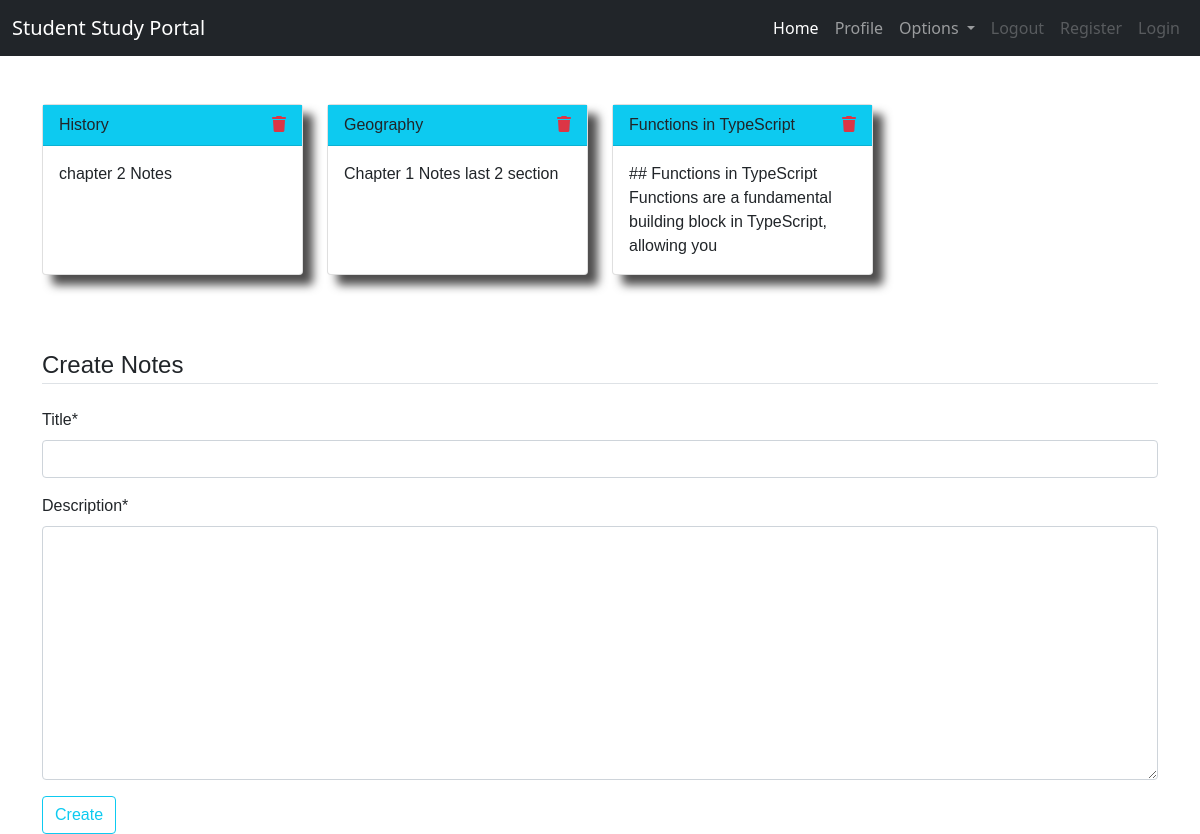
Screenshot of /notes/ (signed in) with the database file from the repository.
### dashboard/models.py (models this page shows, shortened)
class Notes(models.Model):
    user = models.ForeignKey(User,on_delete=models.CASCADE)
    title = models.CharField(max_length=200)
    description = models.TextField()
    class Meta:
        verbose_name = 'notes'
        verbose_name_plural = 'notes'

### dashboard/views.py (the view)
# urls.py: path('notes/', views.notes, name='notes'),
@login_required
def notes(request):
    if request.method == 'POST':
        form = NotesForm(request.POST)
        if form.is_valid():
            notes = Notes(user=request.user, title=request.POST['title'], description=request.POST['description'])
            notes.save()
            messages.success(request, f'Notes added from {request.user.username} successfully')
    else:
        form = NotesForm()
    notes = Notes.objects.filter(user=request.user)
    context = {'notes': notes, 'form': form}
    return render(request, 'notes.html', context)

### dashboard/forms.py
class NotesForm(forms.ModelForm):
    class Meta:
        model = Notes
        fields = ['title','description']

### templates/notes.html (shortened to what this page needs)
{% extends 'base.html' %} {% load static %} {% load crispy_forms_tags %}
{% block content %}
<head>
</head>
<div class="container">
  <div class="row">
    {% for note in notes %}
    <div class="col-md-3 mb-4">
      <a
        href="{% url 'notes_detail' note.id %}"
        class="text-decoration-none text-dark"
      >
        <div class="card h-100">
          <div class="card-header bg-info d-flex justify-content-between">
            {{ note.title }}
            <a href="{% url 'delete_note' note.id %}"
              ><i class="fa fa-trash text-danger"></i
            ></a>
          </div>
          <div class="card-body">{{ note.description|slice:'0:100' }}</div>
        </div>
      </a>
    </div>
    {% endfor %}
  </div>
</div>
<br />
<br />
<div class="container">
  <form method="POST">
    <fieldset class="form-group">
      <legend class="border-bottom mb-4">Create Notes</legend>
    </fieldset>
    {{ form|crispy }}
    <div class="form-group">
      <button type="submit" class="btn btn-outline-info">Create</button>
    </div>
  </form>
</div>
{% endblock %}

### static/css/main.css (style rules this page uses)
html { scroll-behavior: smooth; height: 100%; width: 100%; }
.card { box-shadow: 10px 10px 10px rgba(78, 77, 77); }

### rows the page displays
Notes: title "History", description "chapter 2 Notes"
Notes: title "Geography", description "Chapter 1 Notes last 2 section"
Notes: title "Functions in TypeScript", description "## Functions in TypeScript Functions are a fundamental building block in TypeScript, allowing you"
